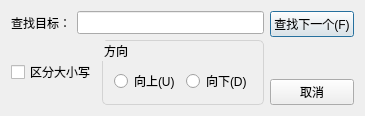
<?xml version="1.0" encoding="UTF-8"?>
<ui version="4.0">
 <class>SearchDialog</class>
 <widget class="QDialog" name="SearchDialog">
  <property name="geometry">
   <rect>
    <x>0</x>
    <y>0</y>
    <width>274</width>
    <height>95</height>
   </rect>
  </property>
  <property name="windowTitle">
   <string>查找</string>
  </property>
  <property name="styleSheet">
   <string notr="true">QLineEdit{
	padding-left: -3px; padding-top: 5px; 
}</string>
  </property>
  <layout class="QHBoxLayout" name="horizontalLayout_4">
   <item>
    <layout class="QVBoxLayout" name="verticalLayout_2">
     <item>
      <layout class="QHBoxLayout" name="horizontalLayout">
       <item>
        <widget class="QLabel" name="label">
         <property name="minimumSize">
          <size>
           <width>0</width>
           <height>0</height>
          </size>
         </property>
         <property name="text">
          <string>查找目标：</string>
         </property>
        </widget>
       </item>
       <item>
        <widget class="QLineEdit" name="searchEdit">
         <property name="sizePolicy">
          <sizepolicy hsizetype="Expanding" vsizetype="Fixed">
           <horstretch>0</horstretch>
           <verstretch>0</verstretch>
          </sizepolicy>
         </property>
         <property name="styleSheet">
          <string notr="true"/>
         </property>
        </widget>
       </item>
      </layout>
     </item>
     <item>
      <layout class="QHBoxLayout" name="horizontalLayout_3">
       <item>
        <widget class="QCheckBox" name="cbDimension">
         <property name="text">
          <string>区分大小写</string>
         </property>
        </widget>
       </item>
       <item>
        <widget class="QGroupBox" name="groupBox">
         <property name="styleSheet">
          <string notr="true">QGroupBox { 
     border: 1px solid lightgray; 
     border-radius: 5px; 
   	padding: 5px; 
}</string>
         </property>
         <property name="title">
          <string>方向</string>
         </property>
         <layout class="QHBoxLayout" name="horizontalLayout_2">
          <item>
           <widget class="QRadioButton" name="rbUp">
            <property name="text">
             <string>向上(U)</string>
            </property>
           </widget>
          </item>
          <item>
           <widget class="QRadioButton" name="rbDown">
            <property name="text">
             <string>向下(D)</string>
            </property>
           </widget>
          </item>
         </layout>
        </widget>
       </item>
      </layout>
     </item>
    </layout>
   </item>
   <item>
    <layout class="QVBoxLayout" name="verticalLayout">
     <item>
      <widget class="QPushButton" name="btnFindNext">
       <property name="text">
        <string>查找下一个(F)</string>
       </property>
      </widget>
     </item>
     <item>
      <spacer name="verticalSpacer">
       <property name="orientation">
        <enum>Qt::Orientation::Vertical</enum>
       </property>
       <property name="sizeHint" stdset="0">
        <size>
         <width>20</width>
         <height>40</height>
        </size>
       </property>
      </spacer>
     </item>
     <item>
      <widget class="QPushButton" name="btnCancel">
       <property name="text">
        <string>取消</string>
       </property>
      </widget>
     </item>
    </layout>
   </item>
  </layout>
 </widget>
 <resources/>
 <connections/>
</ui>
